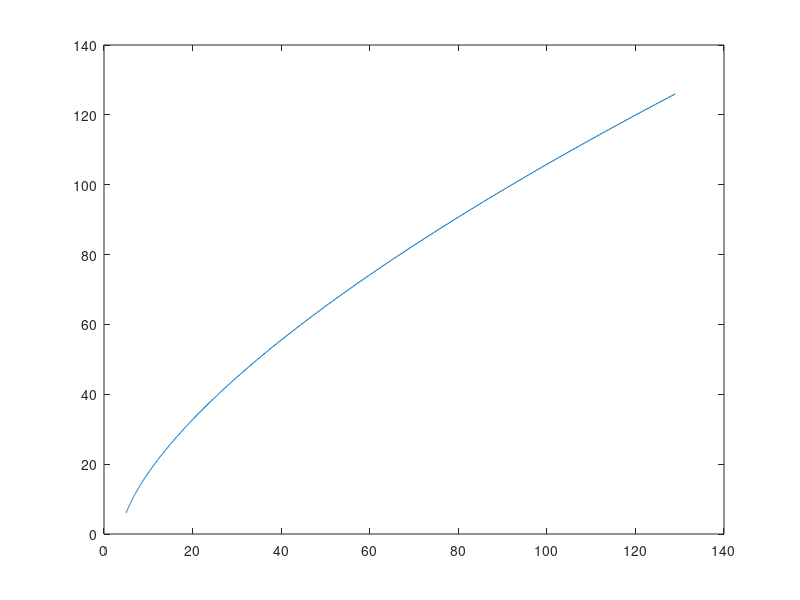
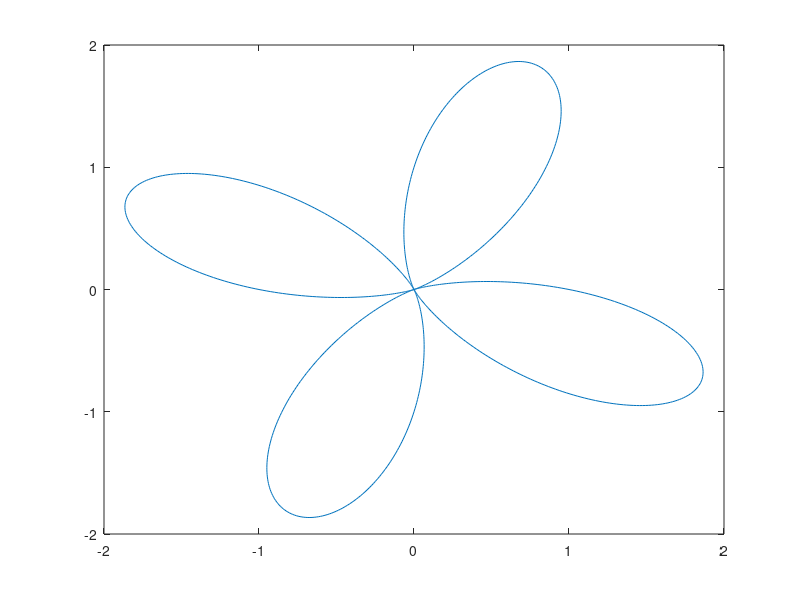
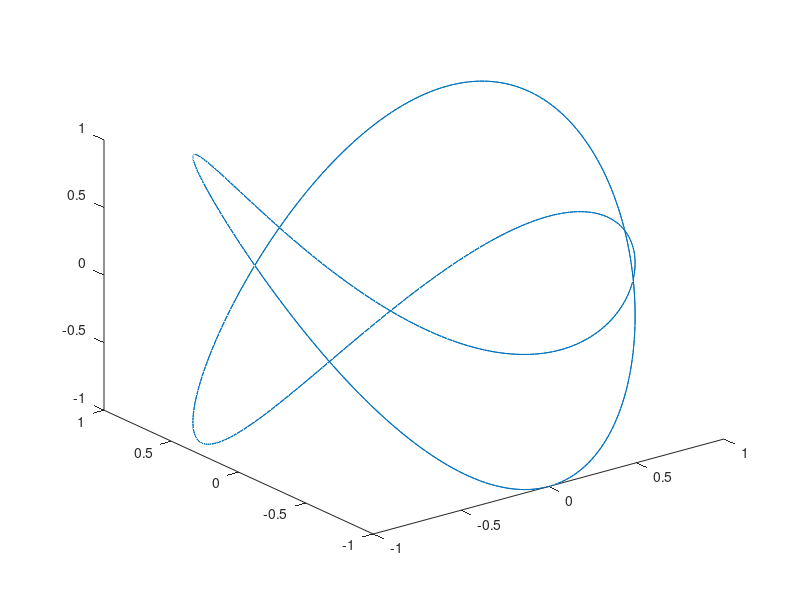
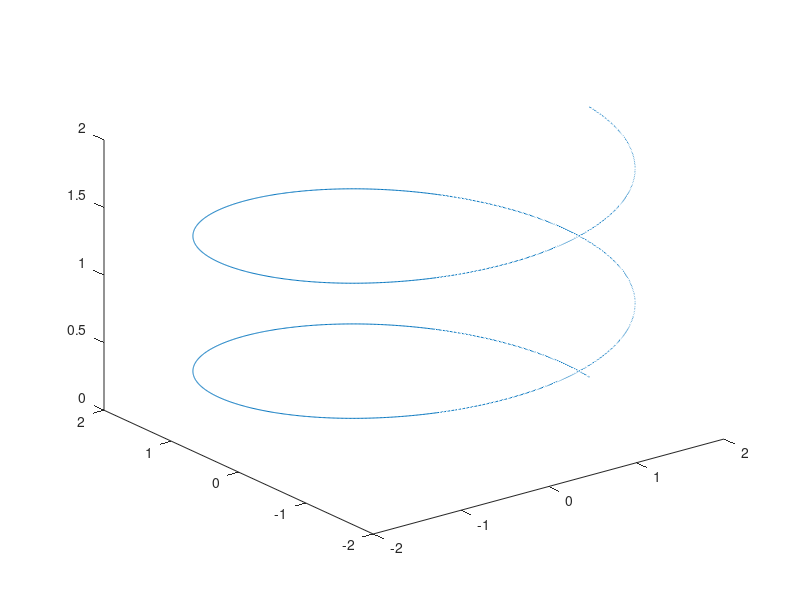

The MATLAB source for these figures, in order:
%% Task1

t = 1:0.01:5;
x = 4 + t.^3;
y = 1 + 5*t.^2;

figure(1)

plot(x, y)

clear

%% Task2

r = 3;
theta = 0:pi/500:2*pi;
x = r*cos(theta);
y = r*sin(theta);

figure(2)

plot(x, y)

clear

%% Task3

theta = 0:pi/500:2*pi;
r = 1 - sin(4*theta);
x = r.*cos(theta);
y = r.*sin(theta);

plot(x, y)

clear

%% Task4

t = -2*pi:pi/250:2*pi;
x = sin(2*t);
y = cos(2*t);
z = sin(3*t);

figure(4)

plot3(x, y, z)

clear

%% Task5

theta = 0:pi/500:4*pi;
r = 2;
x = r*cos(theta);
y = r*sin(theta);
z = theta/2/pi;

figure(5)

plot3(x, y, z)

clear

%% Task6

A = [1, 0, 3; 0, 4, 5;1, 2, -1];
B = [1, 3, 1; 2, 2, 2; 3, 1, 3];
a = [2; 3; 0];
b = [1; 1; 1];

c1 = A*B
c2 = A*a
% c3 = B*b.'
% c4 = a*A
c5 = b.'*B
c6 = a.'*b
c7 = a*b.'
c8 = a.*b
c9 = A.*B

clear
% c3 and c4 does not compute since the matrix dimensions do not align with the given rules for matrix multiplication.

%% Task7

figure(6)
clf

hold on
grid on

x = -2:0.1:2;
y = -2:0.1:2;
[X,Y] = meshgrid(x,y);
Z = -X-Y;

surf(X,Y,Z)
view(35,35)
hold off
grid off

clear

%% Task8

[x, y, z] = sphere;

r = 6;
X = x*r;
Y = y*r;
Z = z*r;

figure(7)

surf(X-2, Y+1, Z+3)
title('Sphere using "sphere" function')
axis equal

clear

rho = 6;

theta = 0:pi/25:2*pi;
phi = 0:pi/50:pi;

[theta, phi] = meshgrid(theta, phi);

x = rho*sin(phi).*cos(theta) - 2;
y = rho*sin(phi).*sin(theta) + 1;
z = rho*cos(phi) + 3;

figure(8)

surf(x, y, z)
title('Sphere using parametrized functions')
axis equal

clear

%% Task9

x = -5:0.1:5;
y = -5:0.1:5;

[x, y] = meshgrid(x, y);

z1 = 2*x.^2+2*y.^2;
figure(9)
surf(x, y, z1)
contour(x, y, z1, 5)

z2 = sin(x) + cos(5*y);
figure(10)
surf(x, y, z2)
contour(x, y, z2, 5)

z3 = 1./(x.*(2) + y.^(2));
figure(11)
surf(x, y, z3)
contour(x, y, z3, 5)

z4 = sqrt(abs(6 - x.^(2) - y.^(2)));
figure(12)
surf(x, y, z4)
contour(x, y, z4, 5)

clear

%% Task10

f = @(x) 1./(1 + x).^2;

I_value = integral(f, 0, 1)

clear

